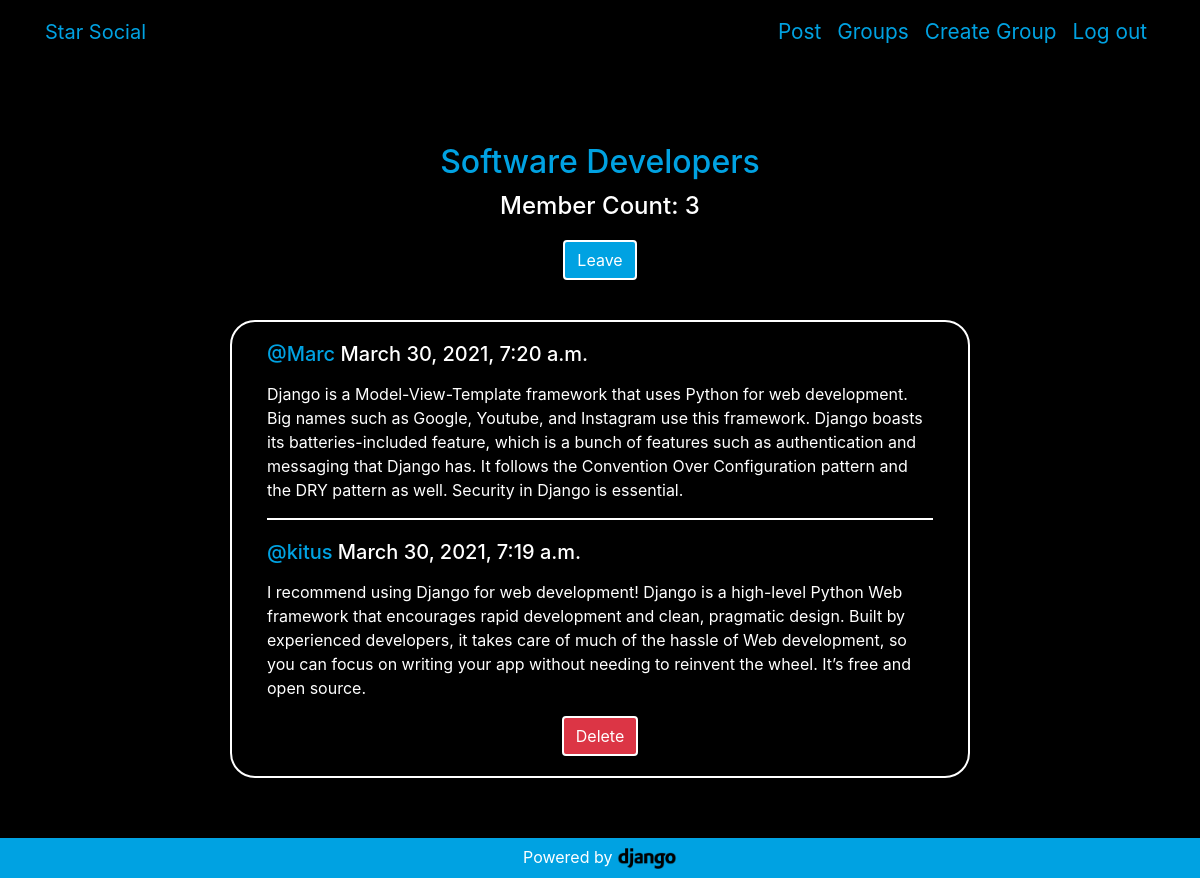
The app's page /groups/posts/in/software-developers/ (signed in) with its own data.
### groups/models.py (models this page shows, shortened)
class Group(models.Model):
    name = models.CharField(max_length=255, unique=True)
    slug = models.SlugField(allow_unicode=True,unique=True)
    description = models.TextField(blank=True,default='')
    description_html = models.TextField(editable=False,default='',blank=True)
    member = models.ManyToManyField(User,through='GroupMember')
    class Meta:
        ordering = ['name']

### posts/models.py (models this page shows, shortened)
class Post(models.Model):
    user = models.ForeignKey(User, related_name='posts', on_delete = models.CASCADE)
    created_at = models.DateTimeField(auto_now=True)
    message = models.TextField()
    message_html = models.TextField(editable=False)
    group = models.ForeignKey(Group, related_name='posts', null=True, blank=True, on_delete = models.CASCADE)
    class Meta:
        ordering = ['-created_at']
        unique_together = ['user', 'message']

### groups/views.py (the view)
# urls.py: path('posts/in/<slug:slug>/', views.SingleGroup.as_view(), name='single'),
class SingleGroup(generic.DetailView):
    model = Group

### groups/templates/groups/group_detail.html (shortened to what this page needs)
{% extends "groups/group_base.html" %}
{% block pregroup %}
<div class="container text-center">
  <h2 class="blue-color page-title">{{group.name}}</h2>
  <h4 class="page-subtitle">Member Count: {{group.member.count}}</h4>
  <div class="content">
    {% if user in group.member.all %}
      <a href="{% url 'groups:leave' slug=group.slug %}" class="btn my-button">Leave</a>
    {% else %}
      <a href="{% url 'groups:join' slug=group.slug %}" class="btn my-button"><span class="glyphicon glyphicon-ok-circle"></span>Join</a>
    {% endif %}
  </div>
</div>
{% endblock %}
{% block group_content %}
<div class="container list-container white-border col-md-8">
  {% if group.posts.count == 0 %}
    <div class="container text-center list-element">
      <h4>No posts in this group yet!</h4>
    </div>
  {% else %}
    {% for post in group.posts.all %}
    {% if forloop.last %}
  	<div class="list-element">
  	{% else %}
    <div class="white-border-bottom list-element">
    {% endif %}
      {% include "posts/_post.html" %}
    </div>
    {% endfor %}
  {% endif %}
</div>
{% endblock %}

### posts/templates/posts/_post.html
<h5>
  <span class="text-left">
    <a href="{%url 'posts:for_user' username=post.user.username%}" class="blue-color">@{{post.user.username}}</a>
  </span>
  <time class="time">
    {{post.created_at}}
  </time>
</h5>
<p>{{post.message_html|safe}}</p>
{% if user.is_authenticated and post.user == user and "delete" not in request.path %}
<div class="text-center last-subelement">
  <a href="{% url 'posts:delete' pk=post.pk %}" title="delete" class="btn btn-danger" style="border: solid white 2px;">
    <span class="">Delete</span>
  </a>
</div>
{% endif %}

### static/simplesocial/css/master.css (style rules this page uses)
body { margin: 0; background-color: black; color: white; overflow-x: hidden; }
a { color:white; }
.blue-color { color: #00A2E2; }
.white-border { border: solid white 2px; border-radius: 25px; }
.white-border-bottom { border-bottom: solid white 2px; }
.my-button { color:white; background-color: #00A2E2; border: solid white 2px; }
.page-title { margin-top: 80px; margin-bottom:10px; }
.page-subtitle { margin-bottom:20px; }
.list-container { margin-top: 40px; margin-bottom: 100px; width:50%; }
.list-element { margin:20px; }
.last-subelement { margin-bottom: 20px; color: white; }

### records on screen
Group: name "Software Developers", member.count "3"
Post: user.username "Marc", created_at "March 30, 2021, 7:20 a.m.", message_html "Django is a Model-View-Template framework that uses Python for web development. Big names such as Google, Youtube, and Instagram use this framework. Django boasts its batteries-included feature, which is a bunch of features such as authentication and messaging that Django has. It follows the Convention Over Configuration pattern and the DRY pattern as well. Security in Django is essential."
Post: user.username "kitus", created_at "March 30, 2021, 7:19 a.m.", message_html "I recommend using Django for web development! Django is a high-level Python Web framework that encourages rapid development and clean, pragmatic design. Built by experienced developers, it takes care of much of the hassle of Web development, so you can focus on writing your app without needing to reinvent the wheel. It’s free and open source.", shows "Delete"
